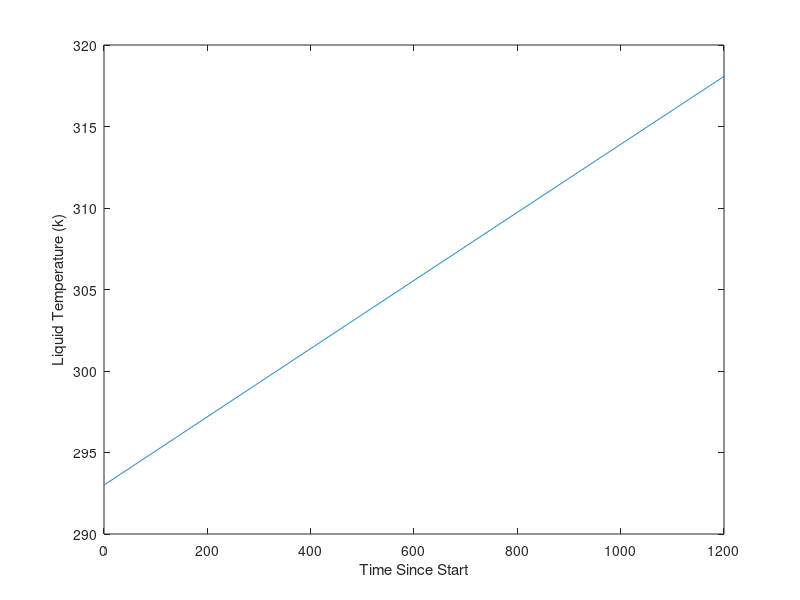

MATLAB code for this plot:
clear all, close all, clc

%% Notes for Version: 24 May, Revision 1
%This system simplifies the entie Solar-Thermal system to be a massive storage vessel with a certain heat input, and a certain heat loss.
%Time increments are 1.0 seconds and the simulation runs for the default 20 mins (1200 sec).
%Overall thermal model is COMPLETE but uses certain placeholders that can be easily calculated.
%Made for R2021a

%TODO
%Certain heat transfer coefficients still need implementation
%Heat Input currently uses a placeholder based on the exposed surface area of the copper tube (~0.1282 m^2)
%Feed and Return tubes need thermal resistance implementation
%Post Processing operations to create proper visualization.
%% Setup
% given starting variables
t_final = 1200; %Total amount of time for simulation, [s]
T_amb = 293; %Ambient Temperature, [k]
T_0 = 293; %Starting Temperature, equal to T_amb at start, [k]
T_sun = 333; %Assumes that the artificial sun will immediately reach 60 degrees celsius, [k]
P = 1000; %Power output of artificial sun, [W/m^2]

% System Variables
flow_rate = 3 / 60;  %Volumetric flow of liquid pump, range 0.1/60 - 3.0/60, [L/s]
flow_rate_m3 = flow_rate / 1000; %Volumetric flow rate of pump, [m^3/s]
t_step = 1; % dt, time step interval [s]
sys_n_water_divisions = 200; %Self explanatory. Deprecated and no longer used in 13_05 onwards
sys_volume = 1.4; % Volume of entire system, [L]
sys_volume_m3 = sys_volume / 1000; %Volume of entire system, [m^3]
sys_mass = (sys_volume * 997)/1000; %Liquid mass based on volume, [kg]
sys_mass_sec = (flow_rate * 997)/1000; %Liquid mass based on volume, [kg]

sys_volume_water_divisions = sys_volume/sys_n_water_divisions; %Volume of each division. Deprecated and no longer used in 13_5 onwards.

% Temperature points. You can reference these later on for performance measuring.
dQdt_in = repmat(0, 1,t_final); %Create one-dimensional matrix to store heat flow (gain heat energy) at given i in.
Q_in = repmat(0, 1,t_final); %Create one-dimensional matrix to store total gained energy in.
T_sys = repmat(T_0, 1,t_final); %Create one-dimensional matrix to store liquid temperature in.
dQdt_out = repmat(0, 1,t_final); %Create one-dimensional matrix to store heat flow (lose heat energy) at given i in.
Q_out = repmat(0, 1,t_final); %Create one-dimensional matrix to store total lost energy in.
Q_out_stor = 0; %Declaration of helper value used later. See for-loop for implementation.

%% Material Properties
c_water = 4184; %Specific heat of water [J/kg*k]
c_cop = 385; %Specific Heat of copper, [J/Kg*k]

    %Thermal Transfer Coefficients 
    hsv_pvc_k = 0.19; %Thermal conductivity coefficient, for pvc should be in the 0.12 to 0.25 range, [W/(m*k)] 
    hsv_pvc_h = 5;  %Convection coefficient pvc into still air, [W/(m^2*k)]
    hsv_pvc_h_r = 0.5;                                          %placeholder
    hsv_air_k = 0.5;                                            %placeholder
    hsv_air_h = 0.5;                                            %placeholder
    hsv_air_h_r = 0.5;                                          %placeholder
    hsv_al_k = 237; %[W/(m*k)]
    hsv_al_h = 0.5;                                             %placeholder
    hsv_al_h_r = 0.08;                                          %placeholder but seems to be that this is another thing where it's a range of potential values. Anywhere from 0.04 to 0.1 should be reasonable in terms of the emissivity coefficient.
    hsv_therma_k = 0.022; %[W/(m*k)]
    hsv_therma_h = 0.5;                                         %placeholder
    hsv_therma_h_r = 0.5;                                       %placeholder
    hsv_water_k = 0.598; %[W/(m*k)]
    hsv_water_h = 0.5;                                          %placeholder
    col_cop_k = 400; %Thermal conductivity coefficient, [W/(m*k)]
    col_cop_h = 13.14; %Convection coefficient, [W/(m^2*k)]     


%------------------------------------------------
% Copper Solar Collector
    col_cop_reflectance = 0.05; %Reflectance Value on the surface of the Copper Tubing, dimensionless. Adjust between 0 and 1
    col_cop_ro = 0.006; %Outer radius, [m]
    col_cop_ri = 0.004; %Inner radius, [m]
    col_cop_e_roughness = 0.0015; %Pipe roughness e, [mm]
    col_cop_length = 6.85; %Length of exposed copper tube segments, [m]
    col_cop_a = col_cop_ro*2*pi*col_cop_length; %Calculates the true surface area
    col_cop_a_exposed = col_cop_ro*pi* col_cop_length; %Calculates the surface area of the top half of the copper tubing, [m]
    col_cop_a_effective = col_cop_a_exposed * (1-col_cop_reflectance); %Applies reflectance parameter, [m]
    col_cop_mass = (col_cop_ro*2*pi- col_cop_ri*2*pi)*col_cop_length; %Mass of the copper tubing, [kg]
    
%Thermal Resistance Copper Solar Collector


%------------------------------------------------    
% Heat Storage Vessel
    hsv_pvc_thickness = 0.0022; %Wall Thickness of PVC, [m]
    hsv_pvc_length = 0.125; %Length of HSV, [m]
    hsv_pvc_ro = 0.055; %Outer Radius of HSV, [m]
    hsv_pvc_ri = 0.0528; %Inner Radius of HSV, [m]
    hsv_pvc_ro2 = 0.0572; %Outer Radius of double-layered parts near endcaps, [m]
    hsv_pvc_endcap_length = 0.034; %Length of endcap, [m]
    hsv_pvc_endcap_a = (hsv_pvc_ro)^2 * pi; %Surface area of a single endcap, [m^2]

    hsv_pvc_inner_endcap_length = hsv_pvc_endcap_length - hsv_pvc_thickness; %Length of the inner circular wall on the endcap. Used for thermal resistance calculation.
    hsv_pvc_d_single = hsv_pvc_thickness; %Used for R_b
    hsv_pvc_d_double = hsv_pvc_thickness * 2; %Used for R_b
    hsv_pvc_a_single = (hsv_pvc_length - (hsv_pvc_inner_endcap_length * 2)) * ((hsv_pvc_ri+hsv_pvc_ro)/2) * 2 * pi;
    hsv_pvc_a_double = (hsv_pvc_inner_endcap_length * 2) * ((hsv_pvc_ri+hsv_pvc_ro2)/2) * 2 * pi;
    hsv_al_width = 0.04017; % Width of Aluminum Tape reflector section, [m]
    hsv_al_d = 0.0001; %Thickness of the aluminum reflector segment, [m]
    hsv_al_a = hsv_al_width * hsv_pvc_length; %Area of a single heat reflector element. 10 are present in total, [m^2]
    hsv_therma_d = 0.04; %thickness of the kingspan therma insulation layer, [m]
%% The group of Values below are still somewhat questionable
    hsv_air_avgdist1 = ((0.010+0.00795)/2)*((hsv_pvc_length - (hsv_pvc_inner_endcap_length * 2))/hsv_pvc_length) + ((0.0078+0.00575)/2)*((hsv_pvc_inner_endcap_length * 2)/hsv_pvc_length); %USES PRE CALCULATED VALUES. Average distance of the heat reflector to the outer wall of the PVC body. Accounts for the double layer PVC near the endcap, [m]
    hsv_air_avg_a1 = hsv_pvc_length * (hsv_al_width - (2*(sind(18)*0.005))); %Surface area at the average point between pvc and reflector, ['m^2'] TODO implement avgdist 1
    hsv_air_avgdist2 = 0.00905; %Average distance between reflector and kingspan therma plate, [m]
    hsv_air_avg_a2 = hsv_pvc_length * (hsv_al_width + (2*(sind(18)*0.005)));  %Surface are at the average point between reflector and kingspan therma, [m^2] TODO implement avgdist 2
%%
    hsv_therma_width_in = (hsv_al_width + (2*(sind(18)*0.010))); %'width' of kingspan therma plate on the inside, [m]
    hsv_therma_width_out = (hsv_al_width + (2*(sind(18)*0.010))) + 2*(tand(18)*hsv_therma_d); %'width' of kingspan therma plate on the outside, [m]
    hsv_therma_a_in = hsv_pvc_length * hsv_therma_width_in; %Area of kingspan therma plate on inside, [m^2]
    hsv_therma_a_out = hsv_pvc_length * (hsv_therma_width_out); %Area of kingspan therma plate on outside, [m^2]
    hsv_therma_a_avg = (hsv_therma_a_out + hsv_therma_a_in)/2; %Used to calculate R_j, surface area in middle of therma plate, [m^2]




    
    %See Diagram in SSA 4 (Martijn) for schematic layout of resistances.
    %occurances of '10' are to account for decagon shape
    R_a = 1 / ((hsv_pvc_a_single + hsv_pvc_a_double) * hsv_water_h); %Absorption of heat energy from liq to pvd through convection
    R_b = 1 / (((hsv_pvc_k*hsv_pvc_a_single) / hsv_pvc_d_single) + ((hsv_pvc_k*hsv_pvc_a_double) / hsv_pvc_d_double)); %Complicated conduction process through PVC
    R_c = ((hsv_pvc_ro * 2 * pi) * hsv_pvc_length) * (hsv_pvc_h_r * hsv_pvc_h); %Emission through convection and radiation from pvc into still air
    R_d = hsv_air_avgdist1 / (hsv_air_k * (hsv_air_avg_a1)); %Conduction through still air
    R_e = hsv_al_a * (hsv_al_h_r * hsv_al_h); %Absorption through convection and Radiation into Al-foil
    R_f = hsv_al_d / (hsv_al_k * (hsv_pvc_ro * 2 * pi) * hsv_pvc_length); %Conduction through thin Al-foil
    R_g = R_e; %Same as R_g, but emission of heat energy from warm Al-foil through convection and radiation. Value unchanged.
    R_h = hsv_air_avgdist2 / (hsv_air_k * hsv_air_avg_a2 * 10); %Conduction through still air
    R_i = 10*(hsv_therma_a_in) * (hsv_therma_h + hsv_therma_h_r); %Convective and Radiation absorbtion by Kingspan therma panel
    R_j = hsv_therma_d * (hsv_therma_k * hsv_therma_a_avg *10 ); %Conduction through kingspan therma
    R_k = 10*(hsv_therma_a_out) * (hsv_therma_h_r + hsv_therma_h); %Convection and Radiation to Outside
    R_hsv_endcaps = 1 / (2 / (hsv_therma_d / (hsv_therma_k * (hsv_pvc_endcap_a)))); %Already accounts for the parallel resistance of both endcaps. TODO Might need to add the 2.2mm of PVC to this. Thermal Resistance HSV   
    R_hsv_rad = R_a + R_b + R_c + R_d + R_e + R_f + R_g + R_h + R_i + R_j + R_k; %summate all elements of the radial section together.
    R_hsv = 1/(1/R_hsv_rad + 1/R_hsv_endcaps); %Add radial and endcap resistances as parallel resistance set.


%------------------------------------------------
    %Geometric Properties of Feed and Return pipe
    feedreturn_ri = 0.004; %inner radius of feed/return tube
    feedreturn_ro = 0.006; %outer radius of feed/return tube
    feed_len = 3; %length of feed tube
    return_len = 3; %length of return tube
    feedreturn_k = 0.13; %Thermal Conductivity coeff of the feed and return tubes, [W/(m*k)]
%Thermal Resistance Feed Pipe


%Thermal Resistance Return Pipe


%------------------------------------------------
    %Mass Flow and Related
    col_cop_volume_interior = (col_cop_ri*col_cop_ri) * pi * col_cop_length; %Interior volume of the solar collector section. unused at the moment
%% Time-Dependent function 
for i = 1:t_final
    dQdt_in = col_cop_a_effective * P;
    Q_in(i) = dQdt_in*i; %For every entry. Delta-U since t=0 
    DBG_Q_in(i) = (sys_mass_sec/sys_mass)*(Q_in(i) / (sys_mass_sec*c_water)); %debug, just checking to see delta-T per timestep
    T_sys(i) = T_sys(i) + ((sys_mass_sec / sys_mass) * (Q_in(i) / (sys_mass_sec*c_water))); %System Temperature after heat energy increase
    
    dQdt_out(i) = ((T_sys(i)-T_amb)/R_hsv); %Essentially Heat flow. Add any extra terms for e.g. Feed and Return pipes here. Currently only HSV Present. This value should increase.
    Q_out_stor = Q_out_stor + dQdt_out(i); %Helper value, help with adding of total heat lost up until point i.
    Q_out(i) = Q_out_stor + dQdt_out(i); %For every entry. Delta-U since t=0 
    DBG_Q_out(i) = Q_out(i)/(sys_mass * c_water); %debug, just checking to see delta-T per timestep
    T_sys(i) = T_sys(i) - (Q_out(i) / (sys_mass*c_water)); %System Temperature after heat energy decrease


    %WIP section made by Stijn for heat loss in feed/return pipe sections
    Q_out_feed(i) = 2 * pi * feed_len * (T_sys(i) - T_amb) / (log(feedreturn_ro / feedreturn_ri) / feedreturn_k); %conductive heat loss through the pipe
    T_sys(i) = T_sys(i) - (Q_out_feed(i) / (sys_mass*c_water));
    
    Q_out_return(i) = 2 * pi * return_len * (T_sys(i) - T_amb) / (log(feedreturn_ro / feedreturn_ri) / feedreturn_k); %conductive heat loss through the pipe
    T_sys(i) = T_sys(i) - (Q_out_return(i) / (sys_mass*c_water));
end


%% Post Processing

%TODO implement multi-graph view of temperature and heat flow development over time.
plot(T_sys);
xlabel("Time Since Start");
ylabel("Liquid Temperature (k)");
